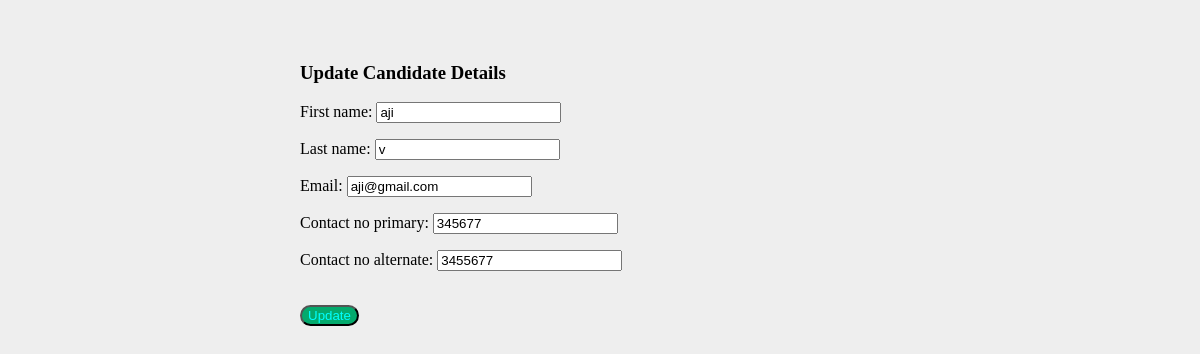
Screenshot of /update/1 with the database file from the repository.
### candidateapp/models.py (models this page shows, shortened)
class Candidatedirectory(models.Model):
    first_name = models.CharField(max_length=255)
    last_name = models.CharField(max_length=255)
    email = models.CharField(max_length=50)
    contact_no_primary = models.DecimalField(max_digits=10, decimal_places=0,null=True)
    contact_no_alternate = models.DecimalField(max_digits=10, decimal_places=0, null=True)
    class Meta:
        db_table = "Candidatedirectory"

### candidateapp/views.py (the view)
# urls.py: path('update/<int:id>', views.update),
def update(request, id):
    candidate = Candidatedirectory.objects.get(id=id)
    if request.method == 'POST':
        form = candidateForm(request.POST, instance=candidate)
        if form.is_valid():
            form.save()
            return redirect("/show")
    else:
        form = candidateForm(instance=candidate)
    return render(request, 'edit.html', {'form': form, 'candidate': candidate})

### candidateapp/forms.py
class candidateForm(forms.ModelForm):
    class Meta:
        model = Candidatedirectory
        fields = "__all__"

### candidateapp/templates/edit.html (shortened to what this page needs)
<!DOCTYPE html>
<html lang="en">
<head>
    {% load static %}
    <link rel="stylesheet" href="{% static 'css/style.css' %}">
</head>
<form method="POST" action="/update/{{ candidate.id }}">
    <div>
        <br>
        <p>
            <h3>Update Candidate Details</h3>
        </p>
    </div>
    {{ form.as_p }}
    <div>
        <br>
        <button type="submit">Update</button>
    </div>
</form>

### candidateapp/static/css/style.css (style rules this page uses)
button { border-radius: 12px; color: aqua; background-color: #04AA6D; cursor: pointer; }

### rows the page displays
Candidatedirectory: first_name "aji", last_name "v", email "aji@gmail.com", contact_no_primary "345677", contact_no_alternate "3455677"
